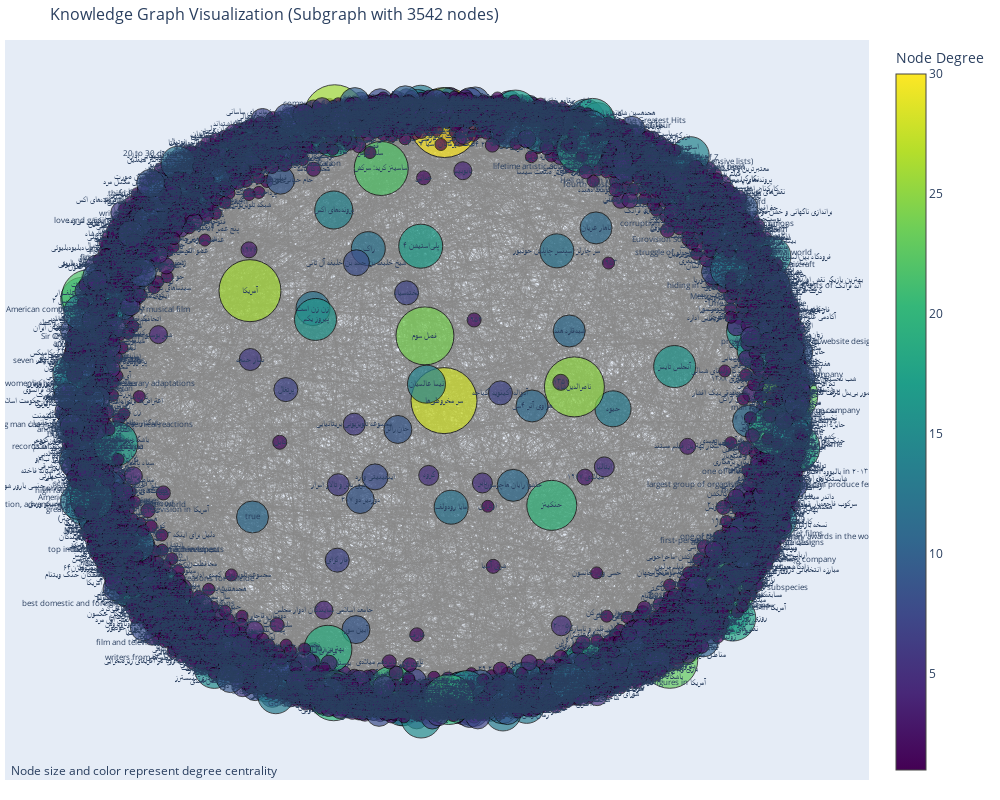

Here is the notebook cell this chart was saved with:
### Markdown cell above
## Graph Visualizations

### Interactive Network Visualization with Plotly

### Code cell
# visualize the largest connected component
largest_cc = max(nx.connected_components(G), key=len)
subgraph = G.subgraph(largest_cc).copy()

print(f"Visualizing largest connected component with {subgraph.number_of_nodes()} nodes and {subgraph.number_of_edges()} edges")

# Create layout
pos = nx.spring_layout(subgraph, k=1, iterations=50)

# Prepare edge traces
edge_x = []
edge_y = []
edge_info = []

for edge in subgraph.edges(data=True):
    x0, y0 = pos[edge[0]]
    x1, y1 = pos[edge[1]]
    edge_x.extend([x0, x1, None])
    edge_y.extend([y0, y1, None])
    
    edge_type = edge[2].get('type', 'unknown')
    if edge_type == 'synonymy':
        score = edge[2].get('score', 'N/A')
        edge_info.append(f"Synonymy (score: {score})")
    else:
        label = edge[2].get('label', 'relation')
        edge_info.append(f"Relation: {label}")

# Create edge trace
edge_trace = go.Scatter(
    x=edge_x, y=edge_y,
    line=dict(width=0.5, color='#888'),
    hoverinfo='none',
    mode='lines'
)

# Prepare node traces
node_x = []
node_y = []
node_text = []
node_color = []
node_size = []

for node in subgraph.nodes():
    x, y = pos[node]
    node_x.append(x)
    node_y.append(y)
    
    # Get node information
    label = subgraph.nodes[node]['label']
    degree = subgraph.degree(node)
    
    node_text.append(f"{label}<br>Degree: {degree}")
    # Color by degree
    node_color.append(degree)  
    # Size by degree
    node_size.append(10 + degree * 2)  

# Create node trace
node_trace = go.Scatter(x=node_x, y=node_y,
    mode='markers+text',
    hoverinfo='text',
    text=[subgraph.nodes[node]['label'] for node in subgraph.nodes()],
    textposition="middle center",
    textfont=dict(size=8),
    hovertext=node_text,
    marker=dict(
        size=node_size,
        color=node_color,
        colorscale='Viridis',
        showscale=True,
        colorbar=dict(title="Node Degree"),
        line=dict(width=1, color='black')
        )
)

fig = go.Figure(
    data=[edge_trace, node_trace],
    layout=go.Layout(
    title=f'Knowledge Graph Visualization (Subgraph with {subgraph.number_of_nodes()} nodes)',
    titlefont_size=16,
    showlegend=False,
    hovermode='closest',
    margin=dict(b=20,l=5,r=5,t=40),
    annotations=[
        dict(
            text="Node size and color represent degree centrality",
            showarrow=False,
            xref="paper", yref="paper",
            x=0.005, y=-0.002,
            xanchor="left", yanchor="bottom",
            font=dict(size=12)
        )
    ],
    xaxis=dict(showgrid=False, zeroline=False, showticklabels=False),
    yaxis=dict(showgrid=False, zeroline=False, showticklabels=False),
    width=1000,
    height=800)
)

fig.show()

### Figure 1 — Plotly figure (JSON) as saved in the notebook; plotly's stock layout.template omitted (floating-point values rounded to 4 significant figures; data arrays with more than 128 entries replaced by an {"elided": "..."} marker saying what was removed)
{"data": [{"hoverinfo": "none", "line": {"color": "#888", "width": 0.5}, "mode": "lines", "type": "scatter", "x": {"elided": "12585 float values"}, "y": {"elided": "12585 float values"}}, {"hoverinfo": "text", "hovertext": {"elided": "3542 str values"}, "marker": {"color": {"elided": "3542 int values"}, "colorbar": {"title": {"text": "Node Degree"}}, "colorscale": [[0, "#440154"], [0.1111, "#482878"], [0.2222, "#3e4989"], [0.3333, "#31688e"], [0.4444, "#26828e"], [0.5556, "#1f9e89"], [0.6667, "#35b779"], [0.7778, "#6ece58"], [0.8889, "#b5de2b"], [1, "#fde725"]], "line": {"color": "black", "width": 1}, "showscale": true, "size": {"elided": "3542 int values"}}, "mode": "markers+text", "text": {"elided": "3542 str values"}, "textfont": {"size": 8}, "textposition": "middle center", "type": "scatter", "x": {"elided": "3542 float values"}, "y": {"elided": "3542 float values"}}], "layout": {"annotations": [{"font": {"size": 12}, "showarrow": false, "text": "Node size and color represent degree centrality", "x": 0.005, "xanchor": "left", "xref": "paper", "y": -0.002, "yanchor": "bottom", "yref": "paper"}], "height": 800, "hovermode": "closest", "margin": {"b": 20, "l": 5, "r": 5, "t": 40}, "showlegend": false, "title": {"font": {"size": 16}, "text": "Knowledge Graph Visualization (Subgraph with 3542 nodes)"}, "width": 1000, "xaxis": {"showgrid": false, "showticklabels": false, "zeroline": false}, "yaxis": {"showgrid": false, "showticklabels": false, "zeroline": false}}}
